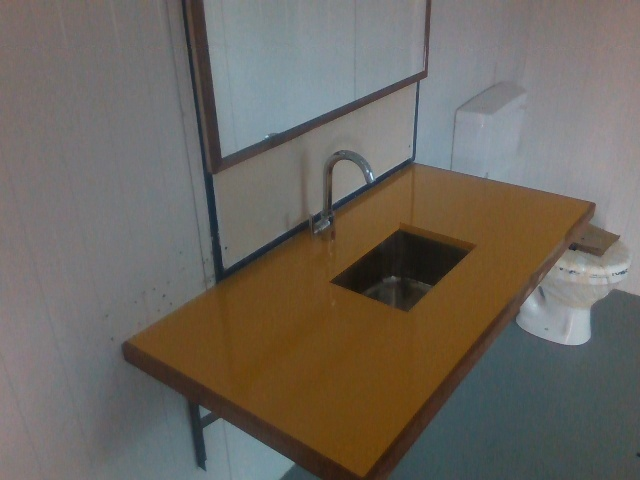
#> input picture countertop_experiments/dark_film_images/rgb1.jpg, 640 x 480 px; its folder holds only this picture in this run
$ python color_segment_countertop.py
#> lines starting #> are read from the running program, lines starting #| are printed output that depends on the picture; after the words box and inside, x2 and y2 are one past the last pixel; in counts of white or black regions, pixels touching at a corner belong together
import cv2 as cv
import numpy as np
from tqdm import tqdm
import os
import re
def atoi(text):
	return int(text) if text.isdigit() else text

def natural_keys(text):
	'''
	alist.sort(key=natural_keys) sorts in human order
	http://nedbatchelder.com/blog/200712/human_sorting.html
	(See Toothy's implementation in the comments)
	'''
	return [ atoi(c) for c in re.split(r'(\d+)', text) ]

def erode_dilate(image):
    """
    Function to perform morphological operations to fill the 'holes' in the threshold image
    """
    kernel_erosion = np.ones((5, 5), np.uint8)
    kernel_dilation=np.ones((5,5),np.uint8)

    img_erosion = cv.erode(image, kernel_erosion, iterations=1)
    img_dilation = cv.dilate(img_erosion, kernel_dilation, iterations=2)

    return img_dilation
images_arr=os.listdir('./dark_film_images/')
images_arr.sort(key=natural_keys)

for i in tqdm(range(len(images_arr))):
	img=cv.imread('./dark_film_images/'+images_arr[i])
#> img is the input picture: shape (480, 640, 3); mean B, G, R 95.6, 103.4, 109.2

	img_hsv=cv.cvtColor(img,cv.COLOR_BGR2HSV)
#> img_hsv: shape (480, 640, 3); mean H, S, V 69.2, 61.1, 114.9
	blank=np.zeros(img.shape,dtype='uint8')
	h,s,v=cv.split(img_hsv)
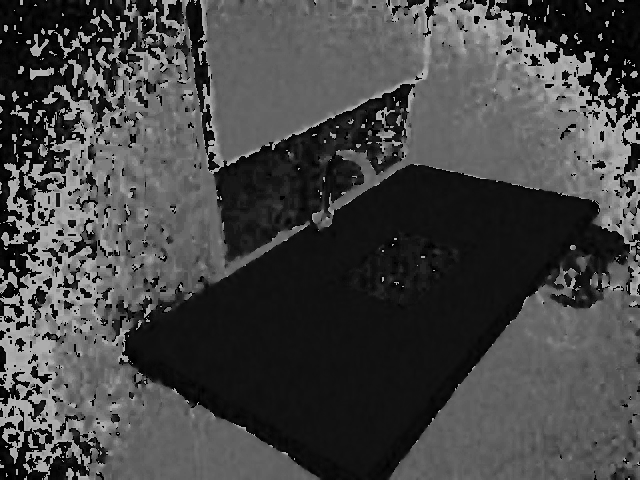
#> h: shape (480, 640); min 0, max 179, mean 69.2
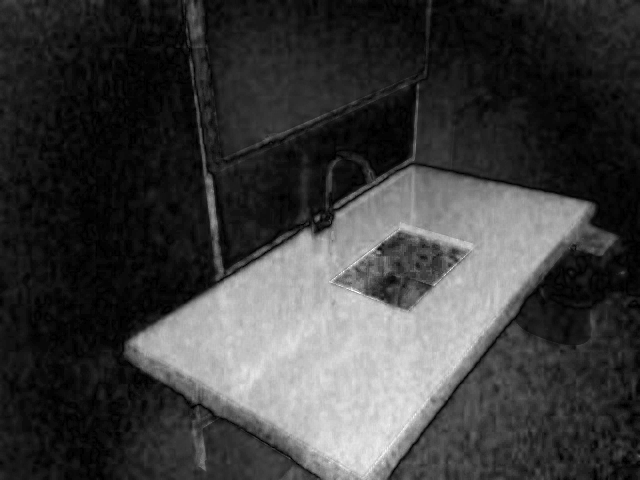
#> s: shape (480, 640); min 0, max 255, mean 61.1
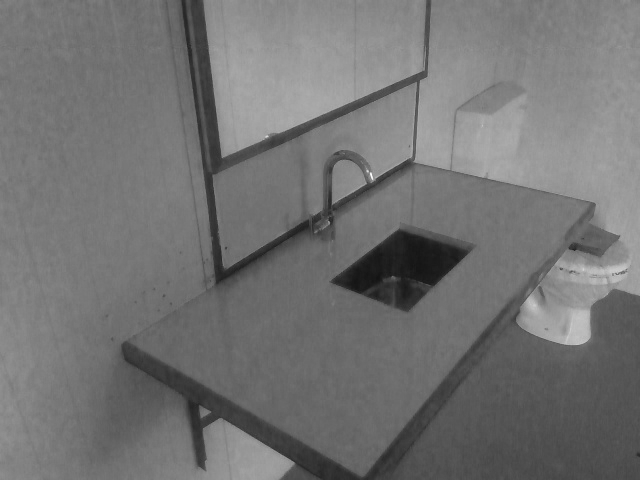
#> v: shape (480, 640); min 19, max 255, mean 114.9
	mask=cv.inRange(s,120,255)
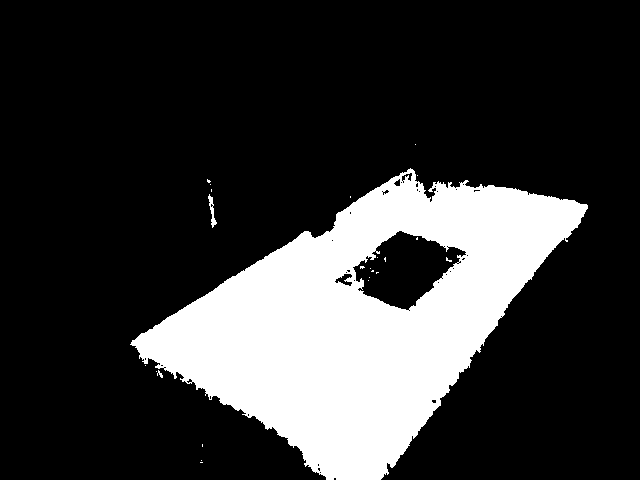
#> mask: shape (480, 640); 21.7% white; 24 white regions (21 under 20 px)
	for m in range(len(mask)):
		for n in range(len(mask[0])):
			if mask[m][n]==255:
				blank[m][n]=(0,0,255)
	# contours, hierarchy = cv.findContours(mask, cv.RETR_TREE, cv.CHAIN_APPROX_SIMPLE)
	# max_contour=max(contours,key=cv.contourArea)
	# cv.imshow('Previous',blank)

	blank = cv.bilateralFilter(blank, 5,10,75)
	blank=erode_dilate(blank)
#> in erode_dilate, `img_dilation = cv.dilate(img_erosion, kernel_dilation, iterations=2)`:
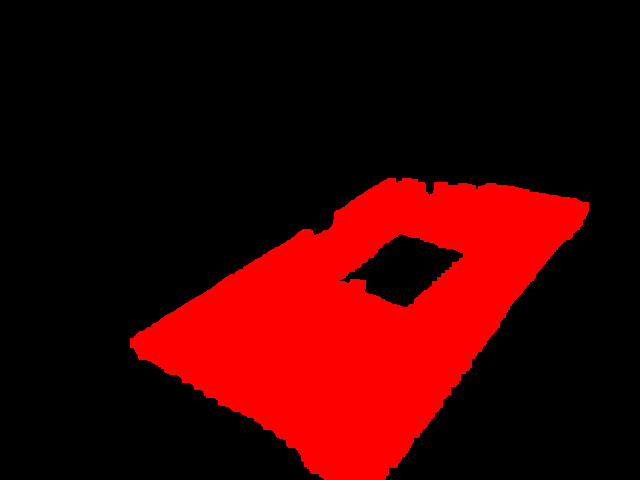
#> img_dilation: shape (480, 640, 3); mean of channels 0, 1, 2 0, 0, 57.9; drawn as B, G, R
	contours, hierarchy = cv.findContours(mask, cv.RETR_TREE, cv.CHAIN_APPROX_SIMPLE)
#> contours = 69 contours, 62 with area under 20; largest, box (x1, y1, x2, y2) and area: (130, 168, 588, 480) 71106, (352, 230, 467, 311) 5174, (334, 273, 353, 287) 130, (208, 194, 217, 228) 81, (401, 172, 413, 182) 59, (393, 178, 401, 187) 36, (382, 189, 390, 196) 22
	max_contour=max(contours,key=cv.contourArea)
#> max_contour = contour of 838 points, box (x1, y1, x2, y2) (130, 168, 588, 480), area 71106
	print("max_contour.shape",max_contour.shape)
#| max_contour.shape (838, 1, 2)


	hull = cv.convexHull(max_contour)
#> hull = contour of 25 points, box (x1, y1, x2, y2) (130, 168, 588, 480), area 76218
	approximations=[]
	thresh=0.01
	iterations=0
	while len(approximations)!=4 and iterations<20:
		epsilon = thresh * cv.arcLength(hull, True)
		# print(epsilon)
		approximations = cv.approxPolyDP(hull, epsilon, True)
		thresh=thresh+0.005
		iterations+=1
#> this loop made 4 passes
#> epsilon on passes 1 to 3: 11.51, 17.26, 23.02
#> (epsilon, approximations) on pass 4: (28.77, [[587, 205], [380, 479], [130, 344], [410, 168]])
#> after the loop, iterations = 4; thresh = 0.03


	cv.drawContours(blank, [approximations], 0, (0,255,0), 3)
#> blank: shape (480, 640, 3); 1.79% of pixels changed, all inside (x1, y1, x2, y2) = (128, 166, 590, 480)
	for k in range(len(approximations)):
		blank=cv.circle(blank,(approximations[k][0][0],approximations[k][0][1]),10,(7,237,229),-1)
		blank = cv.putText(blank, str(approximations[k][0]), (approximations[k][0][0]+10,approximations[k][0][1]-10), cv.FONT_HERSHEY_SIMPLEX,
				   0.7, (7,237,229),2, cv.LINE_AA)


		cv.imwrite('./color_segment_counter_results/'+images_arr[i],blank)
#> this loop made 4 passes
#> pass 1, `blank = cv.putText(blank, str(approximations[k][0]), (approximations[k..`:
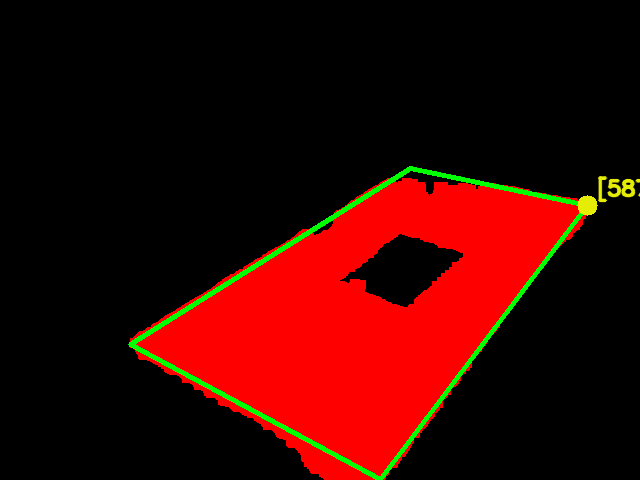
#> blank: shape (480, 640, 3); mean of channels 0, 1, 2 0, 5.1, 54.5; drawn as B, G, R
#> after the loop:
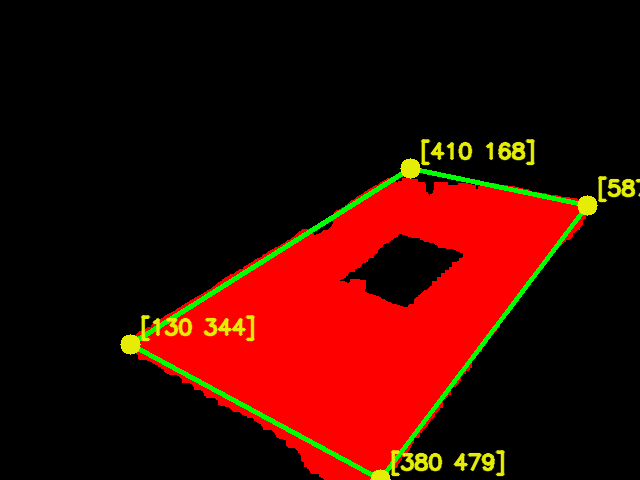
#> blank: shape (480, 640, 3); mean of channels 0, 1, 2 0.1, 7.7, 56.5; drawn as B, G, R

cv.waitKey(0)

$ run again, on countertop_experiments/dark_film_images/rgb13.jpg
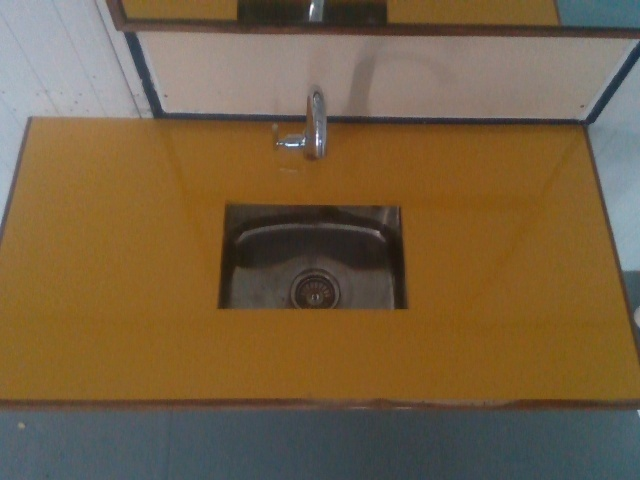
#> input picture countertop_experiments/dark_film_images/rgb13.jpg, 640 x 480 px
#> img is the input picture: shape (480, 640, 3); mean B, G, R 66.8, 96.2, 117.7
#> img_hsv: shape (480, 640, 3); mean H, S, V 37.9, 123, 122.5
#> `mask=cv.inRange(s,120,255)`:
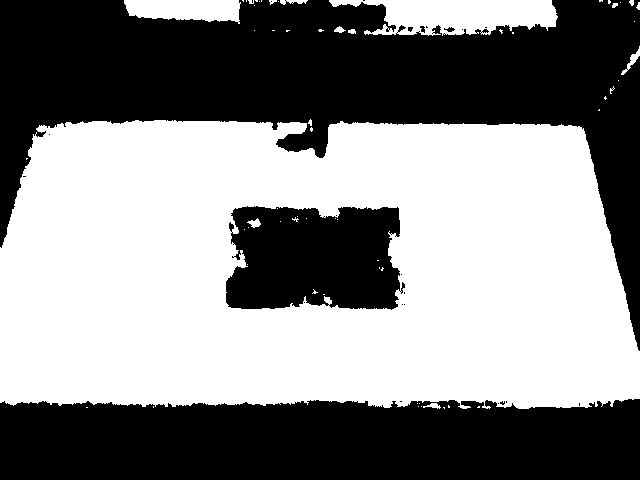
#> mask: shape (480, 640); 52.7% white; 25 black regions (20 under 20 px)
#> contours = 103 contours, 85 with area under 20; largest, box (x1, y1, x2, y2) and area: (0, 120, 640, 409) 168420, (225, 205, 401, 311) 16266, (329, 0, 558, 36) 5316, (124, 0, 241, 24) 2052, (621, 46, 640, 75) 100
#> max_contour = contour of 971 points, box (x1, y1, x2, y2) (0, 120, 640, 409), area 168420
#| max_contour.shape (971, 1, 2)
#> hull = contour of 28 points, box (x1, y1, x2, y2) (0, 120, 640, 409), area 173334
#> the loop `while len(approximations)!=4 and iterations<20:` made 2 passes
#> epsilon on pass 1: 17.46
#> after the loop `while len(approximations)!=4 and iterations<20:`: iterations = 2; thresh = 0.02
#> the loop `for k in range(len(approximations)):` made 4 passes
#> after the loop `for k in range(len(approximations)):`:
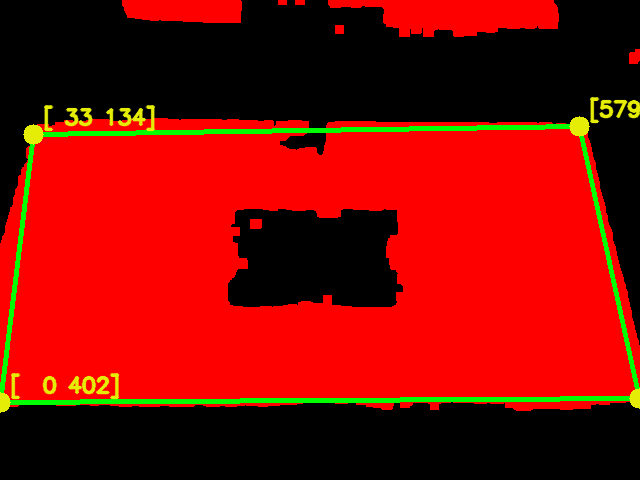
#> blank: shape (480, 640, 3); mean of channels 0, 1, 2 0.1, 9.2, 132.8; drawn as B, G, R

$ run again, on countertop_experiments/dark_film_images/rgb14.jpg
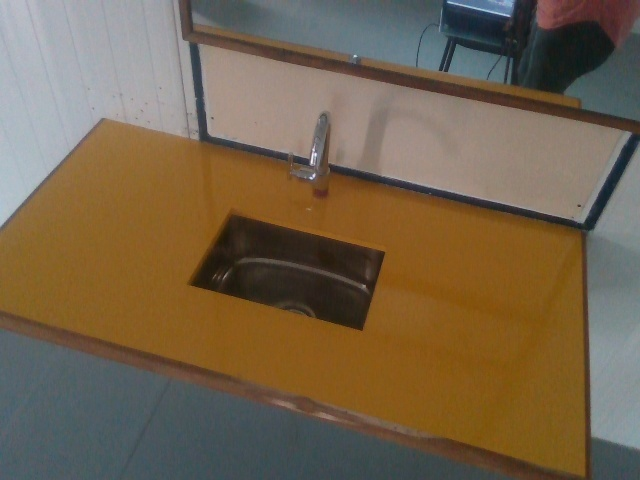
#> input picture countertop_experiments/dark_film_images/rgb14.jpg, 640 x 480 px
#> img is the input picture: shape (480, 640, 3); mean B, G, R 76.5, 99.5, 116.5
#> img_hsv: shape (480, 640, 3); mean H, S, V 47.5, 107.6, 122.3
#> `mask=cv.inRange(s,120,255)`:
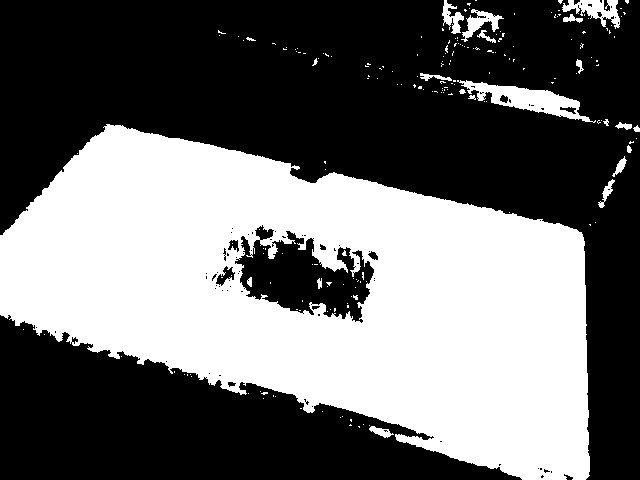
#> mask: shape (480, 640); 42.3% white; 198 white regions (176 under 20 px)
#> contours = 305 contours, 274 with area under 20; largest, box (x1, y1, x2, y2) and area: (0, 124, 590, 480) 131426, (234, 230, 375, 324) 7476, (457, 80, 596, 123) 2011, (562, 0, 620, 29) 697, (461, 9, 504, 42) 432
#> max_contour = contour of 975 points, box (x1, y1, x2, y2) (0, 124, 590, 480), area 131426
#| max_contour.shape (975, 1, 2)
#> hull = contour of 27 points, box (x1, y1, x2, y2) (0, 124, 590, 480), area 137305
#> the loop `while len(approximations)!=4 and iterations<20:` made 9 passes
#> epsilon on passes 1 to 8: 15.81, 23.72, 31.62, 39.53, 47.43, 55.34, 63.25, 71.15
#> after the loop `while len(approximations)!=4 and iterations<20:`: iterations = 9; thresh = 0.055
#> the loop `for k in range(len(approximations)):` made 4 passes
#> after the loop `for k in range(len(approximations)):`:
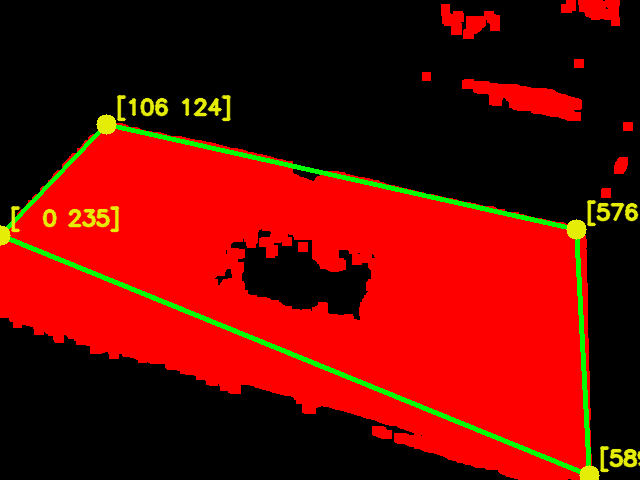
#> blank: shape (480, 640, 3); mean of channels 0, 1, 2 0.1, 8.7, 107.8; drawn as B, G, R

$ run again, on countertop_experiments/dark_film_images/rgb15.jpg
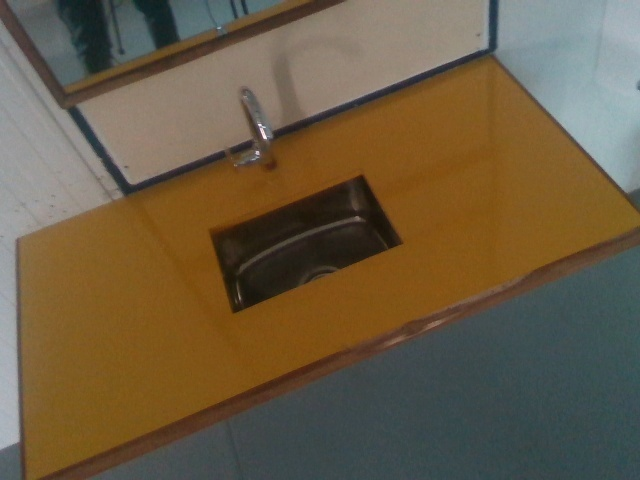
#> input picture countertop_experiments/dark_film_images/rgb15.jpg, 640 x 480 px
#> img is the input picture: shape (480, 640, 3); mean B, G, R 67.7, 91.8, 106.7
#> img_hsv: shape (480, 640, 3); mean H, S, V 44.2, 112.6, 112.5
#> mask: shape (480, 640); 44.2% white; 85 white regions (69 under 20 px)
#> contours = 200 contours, 181 with area under 20; largest, box (x1, y1, x2, y2) and area: (22, 58, 640, 480) 137885, (234, 182, 376, 299) 5720, (70, 33, 216, 91) 1346, (230, 0, 318, 33) 628, (450, 278, 529, 314) 476
#> max_contour = contour of 990 points, box (x1, y1, x2, y2) (22, 58, 640, 480), area 137885
#| max_contour.shape (990, 1, 2)
#> hull = contour of 23 points, box (x1, y1, x2, y2) (22, 58, 640, 480), area 141483
#> the loop `while len(approximations)!=4 and iterations<20:` made 3 passes
#> epsilon on passes 1 to 2: 16.39, 24.59
#> after the loop `while len(approximations)!=4 and iterations<20:`: iterations = 3; thresh = 0.025
#> the loop `for k in range(len(approximations)):` made 4 passes
#> after the loop `for k in range(len(approximations)):`:
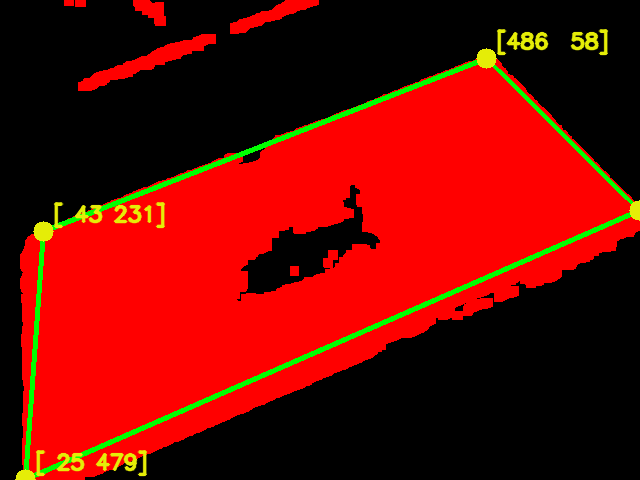
#> blank: shape (480, 640, 3); mean of channels 0, 1, 2 0.1, 9, 112.2; drawn as B, G, R
